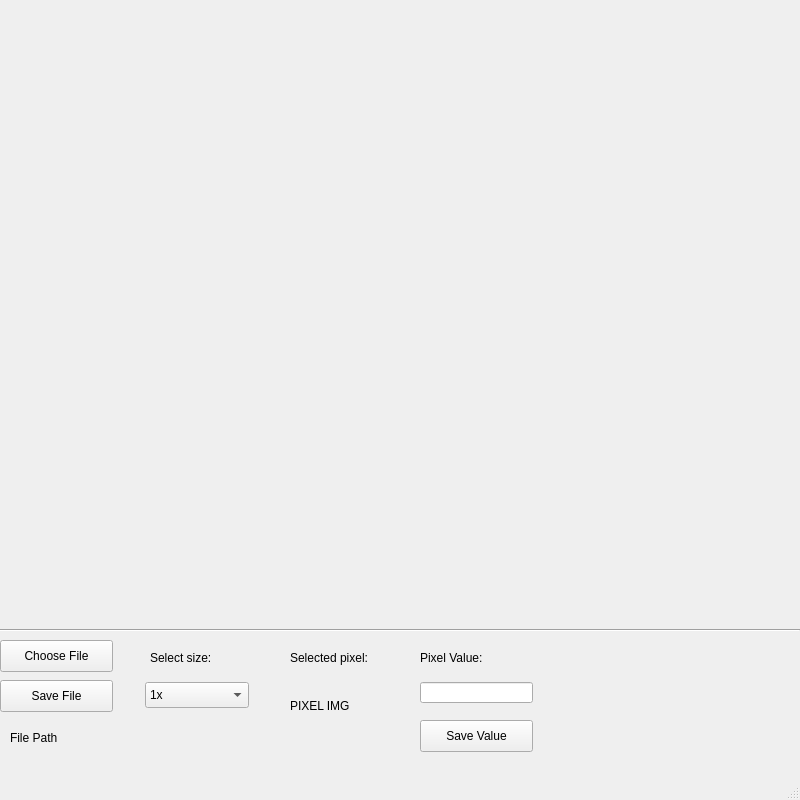
<?xml version="1.0" encoding="UTF-8"?>
<ui version="4.0">
 <class>ImageProcessingWindow</class>
 <widget class="QMainWindow" name="ImageProcessingWindow">
  <property name="geometry">
   <rect>
    <x>0</x>
    <y>0</y>
    <width>800</width>
    <height>800</height>
   </rect>
  </property>
  <property name="windowTitle">
   <string>Image Processing</string>
  </property>
  <widget class="QWidget" name="centralwidget">
   <widget class="QLabel" name="photo">
    <property name="geometry">
     <rect>
      <x>0</x>
      <y>0</y>
      <width>100</width>
      <height>80</height>
     </rect>
    </property>
    <property name="text">
     <string/>
    </property>
    <property name="pixmap">
     <pixmap>img/kontrolny3.tiff</pixmap>
    </property>
    <property name="scaledContents">
     <bool>true</bool>
    </property>
   </widget>
   <widget class="Line" name="line">
    <property name="geometry">
     <rect>
      <x>0</x>
      <y>620</y>
      <width>800</width>
      <height>20</height>
     </rect>
    </property>
    <property name="orientation">
     <enum>Qt::Horizontal</enum>
    </property>
   </widget>
   <widget class="QPushButton" name="loadButton">
    <property name="geometry">
     <rect>
      <x>0</x>
      <y>640</y>
      <width>113</width>
      <height>32</height>
     </rect>
    </property>
    <property name="text">
     <string>Choose File</string>
    </property>
   </widget>
   <widget class="QPushButton" name="saveButton">
    <property name="geometry">
     <rect>
      <x>0</x>
      <y>680</y>
      <width>113</width>
      <height>32</height>
     </rect>
    </property>
    <property name="text">
     <string>Save File</string>
    </property>
   </widget>
   <widget class="QLabel" name="pathLabel">
    <property name="geometry">
     <rect>
      <x>10</x>
      <y>730</y>
      <width>201</width>
      <height>16</height>
     </rect>
    </property>
    <property name="text">
     <string>File Path</string>
    </property>
   </widget>
   <widget class="QComboBox" name="sizeBox">
    <property name="geometry">
     <rect>
      <x>145</x>
      <y>682</y>
      <width>104</width>
      <height>26</height>
     </rect>
    </property>
    <item>
     <property name="text">
      <string>1x</string>
     </property>
    </item>
    <item>
     <property name="text">
      <string>2x</string>
     </property>
    </item>
    <item>
     <property name="text">
      <string>4x</string>
     </property>
    </item>
    <item>
     <property name="text">
      <string>8x</string>
     </property>
    </item>
   </widget>
   <widget class="QLabel" name="resizeLabel">
    <property name="geometry">
     <rect>
      <x>150</x>
      <y>650</y>
      <width>71</width>
      <height>16</height>
     </rect>
    </property>
    <property name="text">
     <string>Select size:</string>
    </property>
   </widget>
   <widget class="QLabel" name="pixelLabel">
    <property name="geometry">
     <rect>
      <x>290</x>
      <y>650</y>
      <width>91</width>
      <height>16</height>
     </rect>
    </property>
    <property name="text">
     <string>Selected pixel:</string>
    </property>
   </widget>
   <widget class="QLabel" name="pixelPhoto">
    <property name="geometry">
     <rect>
      <x>290</x>
      <y>670</y>
      <width>81</width>
      <height>71</height>
     </rect>
    </property>
    <property name="text">
     <string>PIXEL IMG</string>
    </property>
   </widget>
   <widget class="QLineEdit" name="textBox">
    <property name="geometry">
     <rect>
      <x>420</x>
      <y>682</y>
      <width>113</width>
      <height>21</height>
     </rect>
    </property>
   </widget>
   <widget class="QLabel" name="pixelValueLabel">
    <property name="geometry">
     <rect>
      <x>420</x>
      <y>650</y>
      <width>91</width>
      <height>16</height>
     </rect>
    </property>
    <property name="text">
     <string>Pixel Value:</string>
    </property>
   </widget>
   <widget class="QPushButton" name="valueButton">
    <property name="geometry">
     <rect>
      <x>420</x>
      <y>720</y>
      <width>113</width>
      <height>32</height>
     </rect>
    </property>
    <property name="text">
     <string>Save Value</string>
    </property>
   </widget>
  </widget>
  <widget class="QMenuBar" name="menubar">
   <property name="geometry">
    <rect>
     <x>0</x>
     <y>0</y>
     <width>800</width>
     <height>22</height>
    </rect>
   </property>
  </widget>
  <widget class="QStatusBar" name="statusbar"/>
 </widget>
 <resources/>
 <connections/>
</ui>
